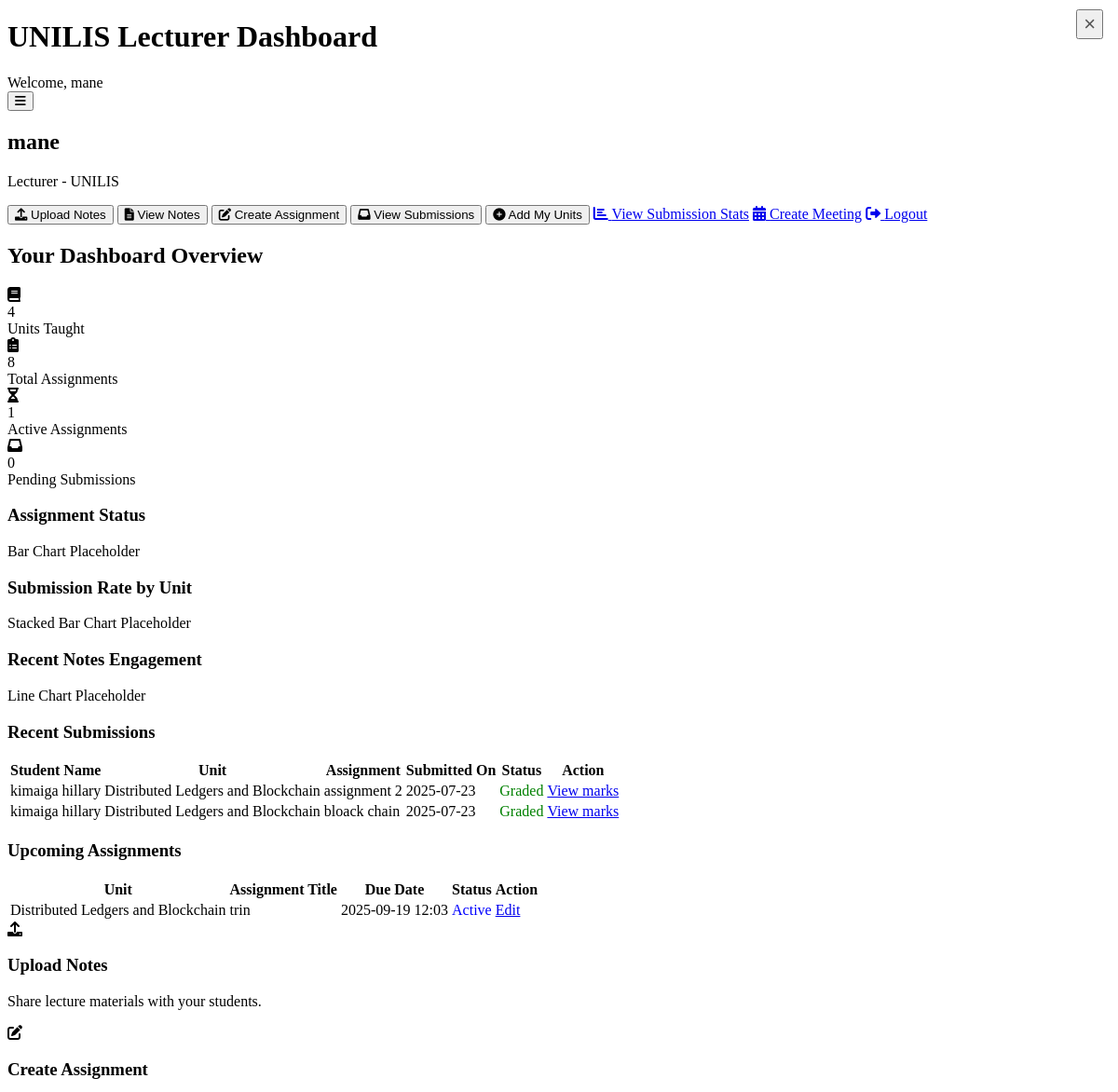
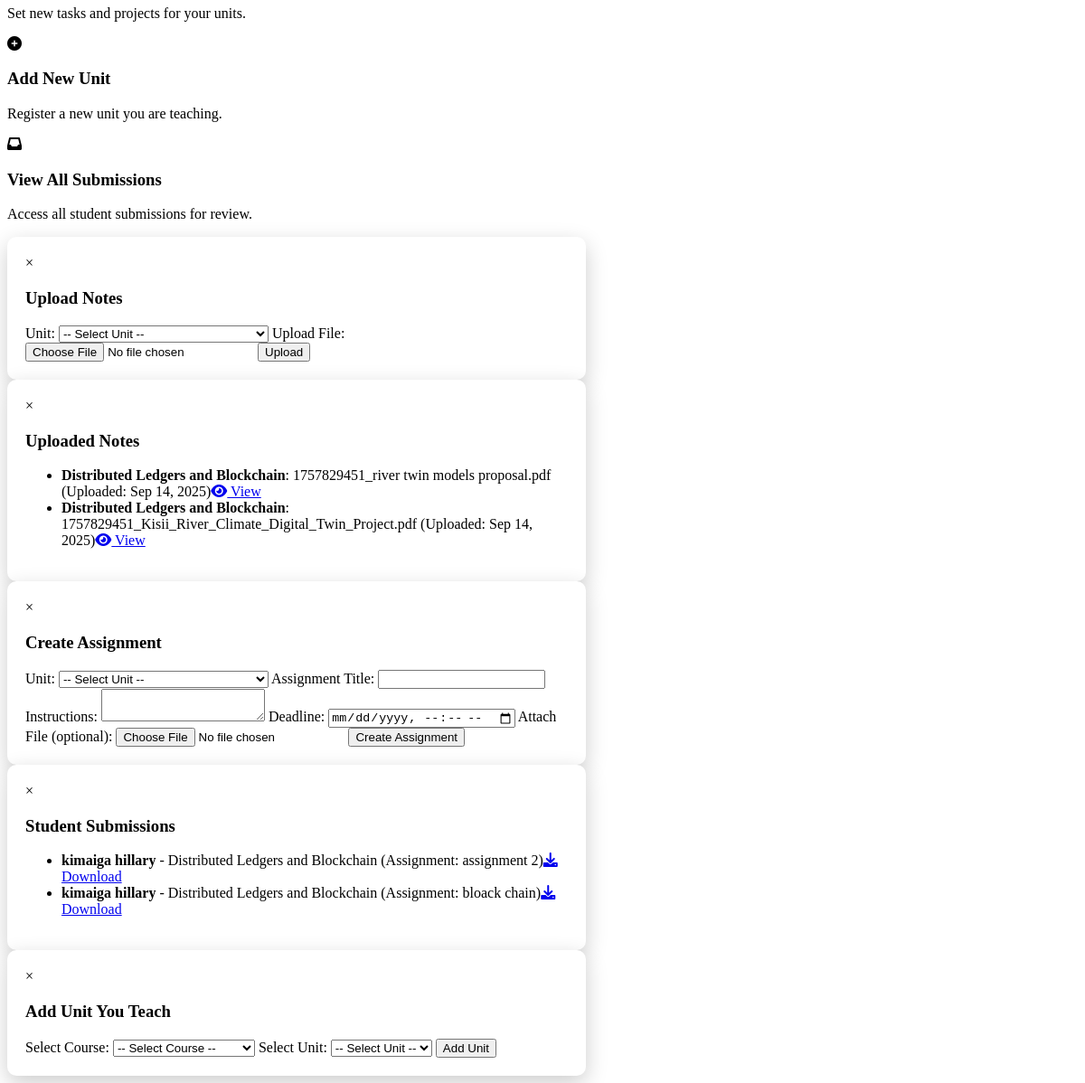
The app's page /lecturer/dashboard12.php (signed in) with its own data (2 pictures, top to bottom).
### tables this page shows
CREATE TABLE `assignments` (
  `id` int NOT NULL,
  `unit_id` int DEFAULT NULL,
  `lecturer_id` int DEFAULT NULL,
  `title` varchar(255) NOT NULL,
  `description` text NOT NULL,
  `deadline` datetime NOT NULL,
  `created_at` timestamp NULL DEFAULT CURRENT_TIMESTAMP,
  `file_path` varchar(255) DEFAULT NULL,
  `mode` enum('text','speech','hybrid') DEFAULT 'text',
  `rubric` text,
  `voice_instructions` mediumblob
);

CREATE TABLE `units` (
  `id` int NOT NULL,
  `name` varchar(100) DEFAULT NULL,
  `code` varchar(50) DEFAULT NULL,
  `course_id` int DEFAULT NULL,
  `year` int DEFAULT NULL,
  `semester` int NOT NULL
);

### lecturer/dashboard12.php (the view, shortened to what the rows shown need)
<?php
require_once '../config/db.php';
$lecturer_id = $_SESSION['user_id'];
$lecturer_name = $_SESSION['user_name'];
?>
<!DOCTYPE html>
<html lang="en">
<head>
	<link rel="stylesheet" href="text.css">
    <link rel="stylesheet" href="https://cdnjs.cloudflare.com/ajax/libs/font-awesome/6.0.0-beta3/css/all.min.css">
</head>
<body>
    <header class="header">
        <h1>UNILIS Lecturer Dashboard</h1>
    </header>
    <div class="off-canvas-menu" id="offCanvasMenu">
        <h2><?= htmlspecialchars($lecturer_name) ?></h2>
    </div>
    <div class="content">
        <h2>Your Dashboard Overview</h2>
        <div class="recent-activity-section">
            <div class="table-container">
                <table>
                    <thead>
                        <tr>
                            <th>Student Name</th>
                            <th>Unit</th>
                            <th>Assignment</th>
                            <th>Submitted On</th>
                            <th>Status</th>
                            <th>Action</th>
                        </tr>
                    </thead>
                </table>
            </div>
            <div class="table-container">
                <table>
                    <thead>
                        <tr>
                            <th>Unit</th>
                            <th>Assignment Title</th>
                            <th>Due Date</th>
                            <th>Status</th>
                            <th>Action</th>
                        </tr>
                    </thead>
                    <tbody>
                        <?php
                        $stmt = $conn->prepare("
                            SELECT a.id, a.title, a.deadline, u.name AS unit
                            FROM assignments a
                            JOIN units u ON a.unit_id = u.id
                            JOIN lecturer_units lu ON u.id = lu.unit_id
                            WHERE lu.lecturer_id = ? AND a.deadline > NOW()
                            ORDER BY a.deadline ASC
                            LIMIT 4
                        ");
                        $stmt->bind_param("i", $lecturer_id);
                        $stmt->execute();
                        $res = $stmt->get_result();
                        if ($res->num_rows > 0) {
                            while ($row = $res->fetch_assoc()) {
                                echo "<tr>";
                                echo "<td>" . htmlspecialchars($row['unit']) . "</td>";
                                echo "<td>" . htmlspecialchars($row['title']) . "</td>";
                                echo "<td>" . date("Y-m-d H:i", strtotime($row['deadline'])) . "</td>";
                                echo "<td><span style='color: blue;'>Active</span></td>";
                                echo "<td><a href='#' class='action-link' onclick=\"alert('Edit assignment not implemented')\">Edit</a></td>";
                                echo "</tr>";
                            }
                        } else {
                            echo "<tr><td colspan='5'>No upcoming assignments.</td></tr>";
                        }
                        ?>
                    </tbody>
                </table>
            </div>
        </div>
    </div>
</body>
</html>

### records on screen
assignments: unit.name "Distributed Ledgers and Blockchain", title "trin", deadline "2025-09-19 12:03"

### other values on screen
$lecturer_name "mane"
$unit_count "4"
$total_assignments "8"
$active_assignments "1"
$pending_submissions "0"
$row['student'] "kimaiga hillary"
$row['unit'] "Distributed Ledgers and Blockchain"
$row['assignment_title'] "assignment 2"
date("Y-m-d", strtotime($row['submitted_at'])) "2025-07-23"
$action_text "View marks"
$row['assignment_title'] "bloack chain"
$note['unit'] "Distributed Ledgers and Blockchain"
basename(htmlspecialchars($note['file_path'])) "1757829451_river twin models proposal.pdf"
date("M d, Y", strtotime($note['uploaded_at'])) "Sep 14, 2025"
basename(htmlspecialchars($note['file_path'])) "1757829451_Kisii_River_Climate_Digital_Twin_Project.pdf"
